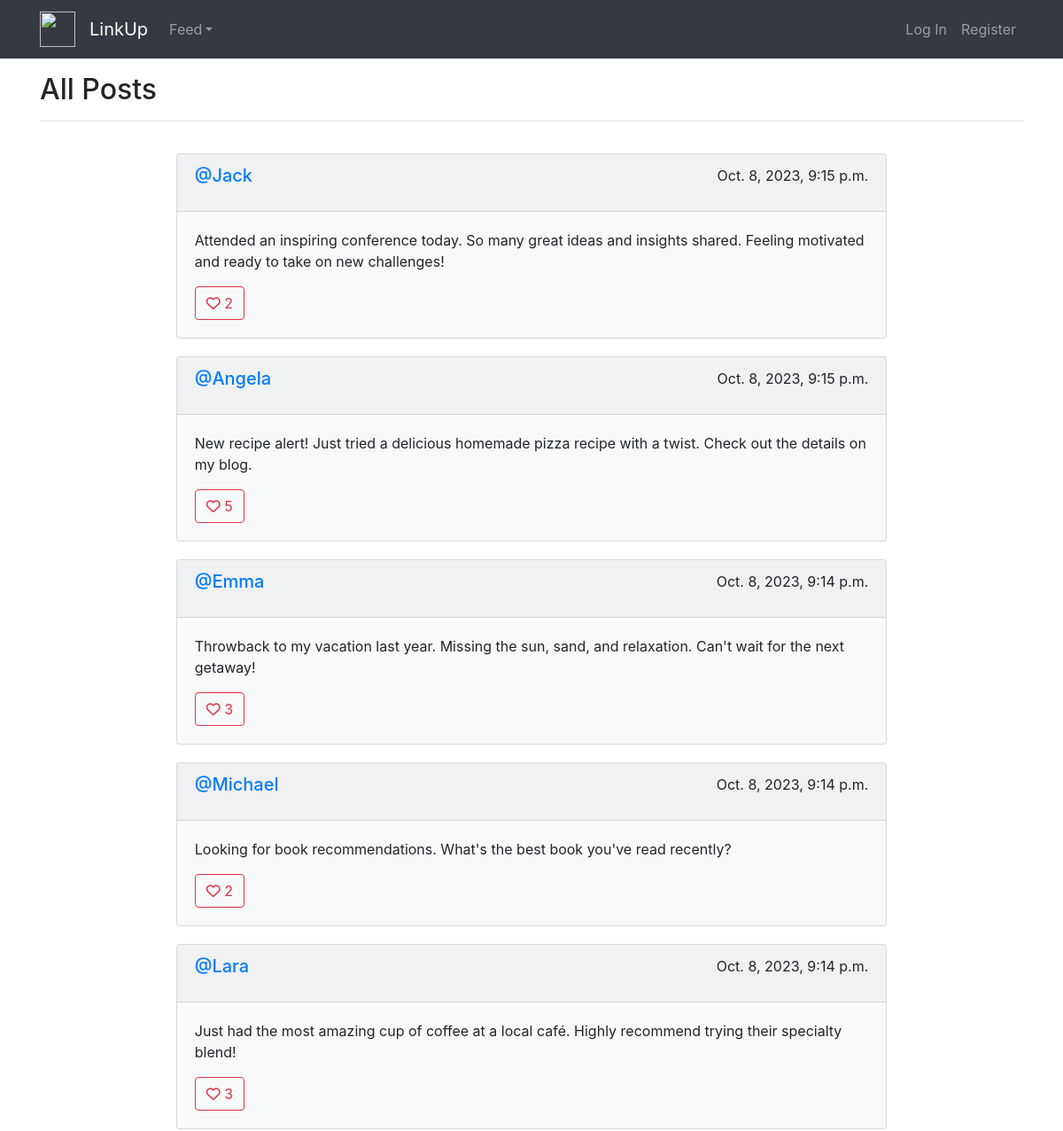
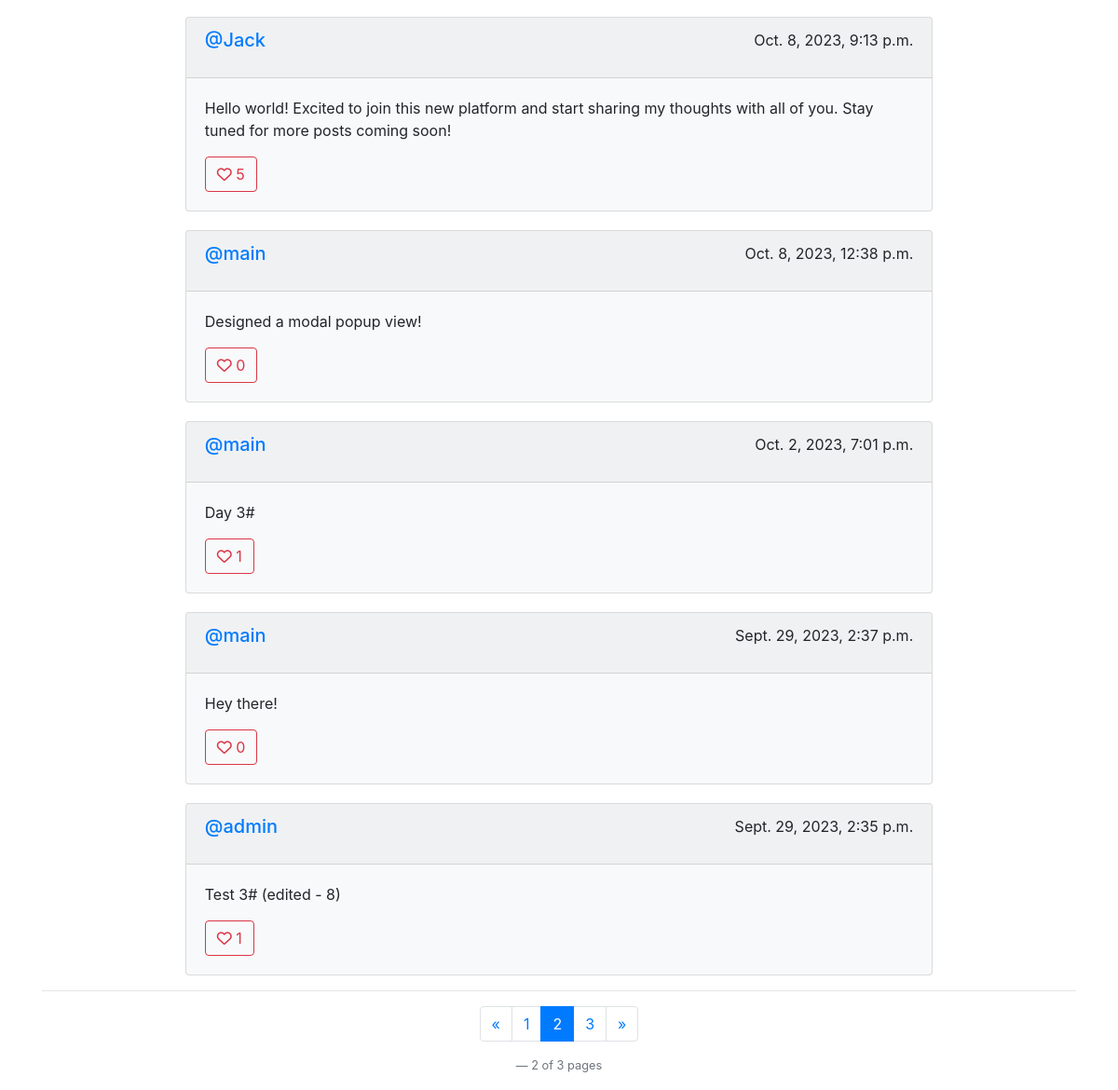
The app's page /all?page=2 with its own data (2 pictures, top to bottom).
### network/models.py (models this page shows, shortened)
class Post(models.Model):
    user = models.ForeignKey("User", on_delete=models.CASCADE, related_name="author")
    body = models.TextField(blank=True)
    timestamp = models.DateTimeField(auto_now_add=True)
    likes = models.ManyToManyField(User, blank=True, related_name="likes")

class User(AbstractUser):
    followers = models.ManyToManyField('self',blank=True,related_name='user_followers',symmetrical=False)
    following = models.ManyToManyField('self',blank=True,related_name='user_following',symmetrical=False)

### network/views.py (the view)
# urls.py: path("all", views.allposts, name="allposts"),
def allposts(request):
    p = Paginator(Post.objects.all().order_by("-timestamp").all(), 10)
    page = request.GET.get('page')
    posts = p.get_page(page)
    liked_posts = get_liked_posts(request)
    return render(request, "network/allPosts.html", {
        "posts": posts,
        "liked_posts": liked_posts
    })

### network/views.py (called while the page is built)
def get_liked_posts(request):
    liked_posts = []
    if request.user.is_authenticated:
        current_user = request.user
        liked_posts = current_user.likes.values_list('id', flat=True)
    return liked_posts

### network/templates/network/allPosts.html (shortened to what this page needs)
{% extends "network/layout.html" %}
{% load static %}
{% block body %}
<div class="container mt-3">
    <div class="body">
        {% if PostsFromFollowing %}
            <h2>Following</h2>
        {% else %}
            <h2>All Posts</h2>
        {% endif %}
        <hr>
        <div class="container w-75">
            <div class="row g-3">
                {% for post in posts %}
                    <div class="col-12 col-md-12 col-lg-12" style="margin-top: 20px;">
                        <div class="card bg-light">
                            <div class="space-for-buttons card-header">
                                <h5><a href="{% url 'user' post.user.id %}">@{{ post.user }}</a></h5>
                                <p>{{ post.timestamp }}</p>
                            </div>
                            <div class="card-body">
                                <p class="card-text" id="card-text-{{ post.id }}">{{ post.body }}</p>
                                <div class="space-for-buttons">
                                {% if request.user.is_authenticated %}
                                    <button type="button" class="btn btn-outline-danger" value="{{ post.id }}" id="button-like-{{ post.id }}">
                                        {% if post.id in liked_posts %}
                                            <i class="fa-solid fa-heart" id="{{ post.id }}"></i>
                                        {% else %}
                                            <i class="fa-regular fa-heart" id="{{ post.id }}"></i>
                                        {% endif %}
                                        <span id="like-count-{{ post.id }}">{{ post.likes.count }}</span>
                                    </button>
                                {% else %}
                                    <button type="button" class="btn btn-outline-danger">
                                        <i class="fa-regular fa-heart"></i>
                                        {{ post.likes.count }}
                                    </button>
                                {% endif %}
                                </div>
                            </div>
                        </div>
                    </div>
                {% empty %}
                    <li>No posts yet</li>
                {% endfor %}
            </div>
        </div>
        {% if posts.paginator.num_pages > 0 %}
            <hr>
            <nav aria-label="Page navigation example">
                <ul class="pagination justify-content-center">
                    {% if posts.has_previous %}
                        <li class="page-item">
                            <a class="page-link" href="?page={{ posts.previous_page_number }}" aria-label="Previous">
                            <span aria-hidden="true">&laquo;</span>
                            </a>
                        </li>
                    {% else %}
                        <li class="page-item disabled">
                            <a class="page-link" href="#" aria-label="Previous">
                            <span aria-hidden="true">&laquo;</span>
                            </a>
                        </li>
                    {% endif %}
                    {% for i in posts.paginator.page_range %}
                        {% if i == posts.number %}
                            <li class="page-item active" aria-current="page">
                                <span class="page-link">{{ i }}</span>
                            </li>
                        {% elif i > posts.number|add:'-2' and i < posts.number|add:'2' %}
                            <li class="page-item"><a class="page-link" href="?page={{ i }}">{{ i }}</a></li>
                        {% endif %}
                    {% endfor %}
                    {% if posts.has_next %}
                        <li class="page-item">
                            <a class="page-link" href="?page={{ posts.next_page_number }}" aria-label="Next">
                                <span aria-hidden="true">&raquo;</span>
                            </a>
                        </li>
                    {% else %}
                        <li class="page-item disabled">
                            <a class="page-link" href="#" aria-label="Next">
                                <span aria-hidden="true">&raquo;</span>
                            </a>
                        </li>
                    {% endif %}
                </ul>
                {% if posts.paginator.num_pages > 1 %}
                    <p class="blockquote-footer justify-content-center text-center">{{ posts.number}} of {{ posts.paginator.num_pages }} pages</p>
                {% endif %}
            </nav>
        {% endif %}
    </div>
</div>
{% endblock %}

### network/static/network/styles.css (style rules this page uses)
.space-for-buttons { display: flex; justify-content: space-between; }

### records on screen
Post: user "Jack", timestamp "Oct. 8, 2023, 9:15 p.m.", body "Attended an inspiring conference today. So many great ideas and insights shared. Feeling motivated and ready to take on new challenges!", likes.count "2"
Post: user "Angela", timestamp "Oct. 8, 2023, 9:15 p.m.", body "New recipe alert! Just tried a delicious homemade pizza recipe with a twist. Check out the details on my blog.", likes.count "5"
Post: user "Emma", timestamp "Oct. 8, 2023, 9:14 p.m.", body "Throwback to my vacation last year. Missing the sun, sand, and relaxation. Can't wait for the next getaway!", likes.count "3"
Post: user "Michael", timestamp "Oct. 8, 2023, 9:14 p.m.", body "Looking for book recommendations. What's the best book you've read recently?", likes.count "2"
Post: user "Lara", timestamp "Oct. 8, 2023, 9:14 p.m.", body "Just had the most amazing cup of coffee at a local café. Highly recommend trying their specialty blend!", likes.count "3"
Post: user "Jack", timestamp "Oct. 8, 2023, 9:13 p.m.", body "Hello world! Excited to join this new platform and start sharing my thoughts with all of you. Stay tuned for more posts coming soon!", likes.count "5"
Post: user "main", timestamp "Oct. 8, 2023, 12:38 p.m.", body "Designed a modal popup view!", likes.count "0"
Post: user "main", timestamp "Oct. 2, 2023, 7:01 p.m.", body "Day 3#", likes.count "1"
Post: user "main", timestamp "Sept. 29, 2023, 2:37 p.m.", body "Hey there!", likes.count "0"
Post: user "admin", timestamp "Sept. 29, 2023, 2:35 p.m.", body "Test 3# (edited - 8)", likes.count "1"

### other values on screen
{{ i }} "1" "3"
{{ i }} "2"
{{ posts.number }} "2"
{{ posts.paginator.num_pages }} "3"
